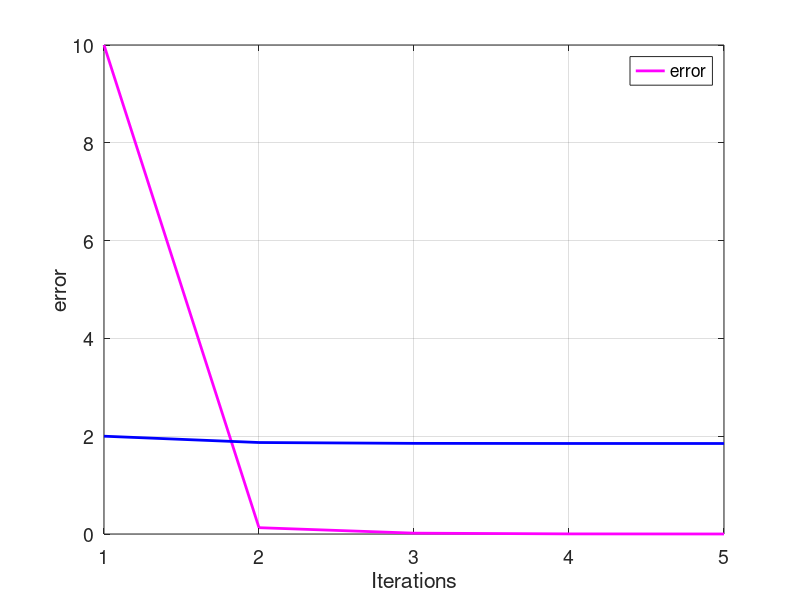

Write the MATLAB code that produced this figure.
init_value = 2
i = 1;
e(i) = 10;
while(e(i)> 0.001)
if(i == 1)
    x(i) = init_value;
end
g(i)= real(sqrt((x(i)+5)/2));
i = i + 1
x(i) = g(i-1);
e(i) = abs(x(i-1)-x(i));
if (e(i) > 50);
    break;
end
end

tamanio = size (e);
ite = 1:1:tamanio(2);

figure('DefaultAxesFontSize',14)
set(gcf,'color', 'white');
plot(ite,e,'color',[1 0 1],'linewidth',2);
grid on
hold on
plot(ite,x,'color',[0 0 1],'linewidth',2);
xlabel('Iterations')
ylabel('error')
legend('error')

